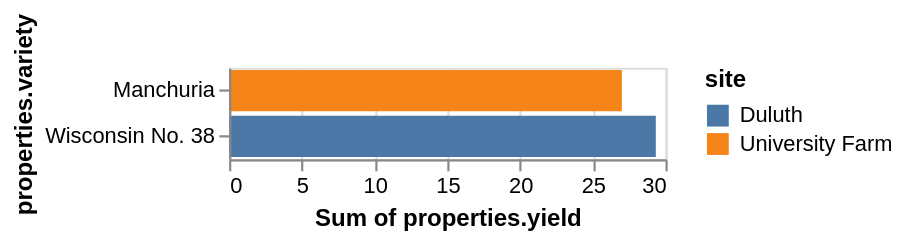

Source (Vega-Lite JSON):
### Vega specification from a JSON file in a GitHub repository (floating-point values rounded to 4 significant figures)
{"$schema": "https://vega.github.io/schema/vega/v4.json", "autosize": "pad", "padding": 5, "width": 200, "style": "cell", "data": [{"name": "source_0", "values": {"features": [{"properties": {"variety": "Manchuria", "yield": 27, "site": "University Farm"}}, {"properties": {"variety": "Wisconsin No. 38", "yield": 29.33, "site": "Duluth"}}], "type": "FeatureCollection"}, "format": {"type": "json", "property": "features"}}, {"name": "data_0", "source": "source_0", "transform": [{"type": "formula", "expr": "datum[\"properties\"] && datum[\"properties\"][\"variety\"]", "as": "properties.variety"}, {"type": "formula", "expr": "datum[\"properties\"] && datum[\"properties\"][\"yield\"]", "as": "properties.yield"}, {"type": "formula", "expr": "datum[\"properties\"] && datum[\"properties\"][\"site\"]", "as": "properties.site"}, {"type": "aggregate", "groupby": ["properties\\.variety", "properties\\.site"], "ops": ["sum"], "fields": ["properties\\.yield"], "as": ["sum_properties.yield"]}, {"type": "stack", "groupby": ["properties\\.variety"], "field": "sum_properties\\.yield", "sort": {"field": ["properties\\.site"], "order": ["descending"]}, "as": ["sum_properties.yield_start", "sum_properties.yield_end"], "offset": "zero"}]}], "signals": [{"name": "y_step", "value": 21}, {"name": "height", "update": "bandspace(domain('y').length, 0.1, 0.05) * y_step"}], "marks": [{"name": "marks", "type": "rect", "style": ["bar"], "from": {"data": "data_0"}, "encode": {"update": {"fill": [{"test": "datum[\"sum_properties.yield\"] === null || isNaN(datum[\"sum_properties.yield\"])", "value": null}, {"scale": "color", "field": "properties\\.site"}], "tooltip": {"signal": "{\"Sum of properties.yield\": format(datum[\"sum_properties.yield\"], \"\"), \"properties.variety\": ''+datum[\"properties.variety\"], \"site\": ''+datum[\"properties.site\"]}"}, "x": {"scale": "x", "field": "sum_properties\\.yield_end"}, "x2": {"scale": "x", "field": "sum_properties\\.yield_start"}, "y": {"scale": "y", "field": "properties\\.variety"}, "height": {"scale": "y", "band": true}}}}], "scales": [{"name": "x", "type": "linear", "domain": {"data": "data_0", "fields": ["sum_properties\\.yield_start", "sum_properties\\.yield_end"]}, "range": [0, {"signal": "width"}], "nice": true, "zero": true}, {"name": "y", "type": "band", "domain": {"data": "data_0", "field": "properties\\.variety", "sort": true}, "range": {"step": {"signal": "y_step"}}, "paddingInner": 0.1, "paddingOuter": 0.05}, {"name": "color", "type": "ordinal", "domain": {"data": "data_0", "field": "properties\\.site", "sort": true}, "range": "category"}], "axes": [{"scale": "x", "orient": "bottom", "grid": false, "title": "Sum of properties.yield", "labelFlush": true, "labelOverlap": true, "tickCount": {"signal": "ceil(width/40)"}, "zindex": 1}, {"scale": "x", "orient": "bottom", "gridScale": "y", "grid": true, "tickCount": {"signal": "ceil(width/40)"}, "domain": false, "labels": false, "maxExtent": 0, "minExtent": 0, "ticks": false, "zindex": 0}, {"scale": "y", "orient": "left", "grid": false, "title": "properties.variety", "zindex": 1}], "legends": [{"title": "site", "fill": "color", "gradientLength": {"signal": "clamp(height, 64, 200)"}, "encode": {"symbols": {"update": {"shape": {"value": "square"}}}}}], "config": {"axisY": {"minExtent": 30}}}
